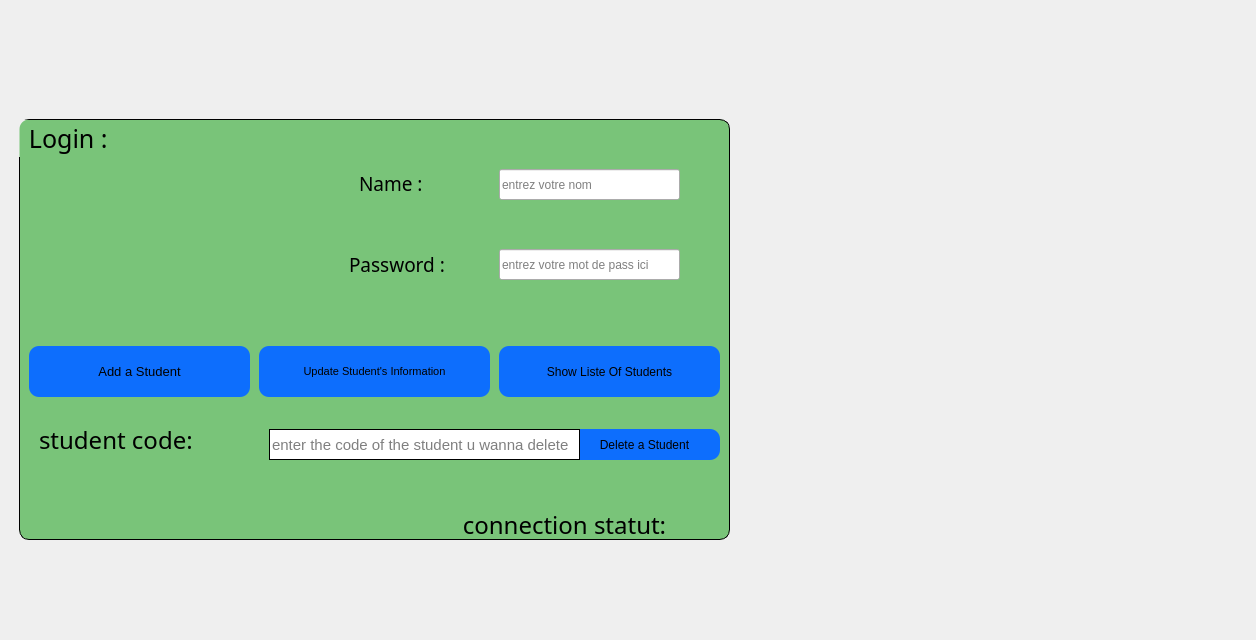
<?xml version="1.0" encoding="UTF-8"?>
<ui version="4.0">
 <class>studentIndex</class>
 <widget class="QMainWindow" name="studentIndex">
  <property name="geometry">
   <rect>
    <x>0</x>
    <y>0</y>
    <width>1256</width>
    <height>640</height>
   </rect>
  </property>
  <property name="windowTitle">
   <string>studentIndex</string>
  </property>
  <property name="windowIcon">
   <iconset resource="logo.qrc">
    <normaloff>:/new/prefix1/images/Academic-Hat.png</normaloff>:/new/prefix1/images/Academic-Hat.png</iconset>
  </property>
  <widget class="QWidget" name="centralWidget">
   <widget class="QWidget" name="widget" native="true">
    <property name="geometry">
     <rect>
      <x>-1</x>
      <y>-1</y>
      <width>1261</width>
      <height>641</height>
     </rect>
    </property>
    <property name="styleSheet">
     <string notr="true">#widget{
border-image:url(:/image/mainindex.png)
}</string>
    </property>
    <widget class="QGroupBox" name="groupBox">
     <property name="geometry">
      <rect>
       <x>20</x>
       <y>120</y>
       <width>711</width>
       <height>421</height>
      </rect>
     </property>
     <property name="font">
      <font>
       <family>Old English Text MT</family>
       <pointsize>-1</pointsize>
      </font>
     </property>
     <property name="styleSheet">
      <string notr="true">#groupBox{
font-size : 25px;
background-color:rgba(0, 152, 0, 0.496);
border: 1px solid black;
border-radius: 10%;
}</string>
     </property>
     <property name="title">
      <string> Login :</string>
     </property>
     <widget class="QPushButton" name="pushButton">
      <property name="geometry">
       <rect>
        <x>10</x>
        <y>227</y>
        <width>221</width>
        <height>51</height>
       </rect>
      </property>
      <property name="font">
       <font>
        <pointsize>10</pointsize>
       </font>
      </property>
      <property name="styleSheet">
       <string notr="true">#pushButton{
background-color:#0d6efd;
border-radius: 10%;
}
#pushButton:hover{
background-color:#6610f2;

}</string>
      </property>
      <property name="text">
       <string>Add a Student</string>
      </property>
      <property name="icon">
       <iconset resource="logo.qrc">
        <normaloff>:/new/prefix1/images/plus.png</normaloff>:/new/prefix1/images/plus.png</iconset>
      </property>
      <property name="iconSize">
       <size>
        <width>40</width>
        <height>40</height>
       </size>
      </property>
     </widget>
     <widget class="QLabel" name="q">
      <property name="geometry">
       <rect>
        <x>500</x>
        <y>470</y>
        <width>161</width>
        <height>21</height>
       </rect>
      </property>
      <property name="text">
       <string>statut</string>
      </property>
      <property name="textFormat">
       <enum>Qt::PlainText</enum>
      </property>
      <property name="alignment">
       <set>Qt::AlignCenter</set>
      </property>
     </widget>
     <widget class="QPushButton" name="pushButton_2">
      <property name="geometry">
       <rect>
        <x>480</x>
        <y>227</y>
        <width>221</width>
        <height>51</height>
       </rect>
      </property>
      <property name="styleSheet">
       <string notr="true">#pushButton_2{
background-color:#0d6efd;
border-radius: 10%;
}
#pushButton_2:hover{
background-color:#6610f2;
cursor: pointer;

}</string>
      </property>
      <property name="text">
       <string>Show Liste Of Students</string>
      </property>
      <property name="icon">
       <iconset resource="logo.qrc">
        <normaloff>:/new/prefix1/images/liste.png</normaloff>:/new/prefix1/images/liste.png</iconset>
      </property>
      <property name="iconSize">
       <size>
        <width>40</width>
        <height>40</height>
       </size>
      </property>
     </widget>
     <widget class="QLabel" name="label">
      <property name="geometry">
       <rect>
        <x>390</x>
        <y>390</y>
        <width>311</width>
        <height>31</height>
       </rect>
      </property>
      <property name="font">
       <font>
        <family>Niagara Engraved</family>
        <pointsize>18</pointsize>
       </font>
      </property>
      <property name="text">
       <string>connection statut:</string>
      </property>
      <property name="alignment">
       <set>Qt::AlignCenter</set>
      </property>
     </widget>
     <widget class="QPushButton" name="pushButton_3">
      <property name="geometry">
       <rect>
        <x>240</x>
        <y>227</y>
        <width>231</width>
        <height>51</height>
       </rect>
      </property>
      <property name="font">
       <font>
        <pointsize>8</pointsize>
       </font>
      </property>
      <property name="styleSheet">
       <string notr="true">#pushButton_3{
background-color:#0d6efd;
border-radius: 10%;
}
#pushButton_3:hover{
background-color:#6610f2;

}</string>
      </property>
      <property name="text">
       <string>Update Student's Information</string>
      </property>
      <property name="icon">
       <iconset resource="logo.qrc">
        <normaloff>:/new/prefix1/images/edit.png</normaloff>:/new/prefix1/images/edit.png</iconset>
      </property>
      <property name="iconSize">
       <size>
        <width>40</width>
        <height>40</height>
       </size>
      </property>
     </widget>
     <widget class="QPushButton" name="pushButton_4">
      <property name="geometry">
       <rect>
        <x>550</x>
        <y>310</y>
        <width>151</width>
        <height>31</height>
       </rect>
      </property>
      <property name="styleSheet">
       <string notr="true">#pushButton_4{
background-color:#0d6efd;
border-radius: 10%;
}
#pushButton_4:hover{
background-color:#6610f2;

}</string>
      </property>
      <property name="text">
       <string>Delete a Student</string>
      </property>
      <property name="icon">
       <iconset resource="logo.qrc">
        <normaloff>:/new/prefix1/images/2891148.png</normaloff>:/new/prefix1/images/2891148.png</iconset>
      </property>
      <property name="iconSize">
       <size>
        <width>30</width>
        <height>25</height>
       </size>
      </property>
     </widget>
     <widget class="QLabel" name="label_4">
      <property name="geometry">
       <rect>
        <x>20</x>
        <y>300</y>
        <width>211</width>
        <height>41</height>
       </rect>
      </property>
      <property name="font">
       <font>
        <family>MV Boli</family>
        <pointsize>18</pointsize>
       </font>
      </property>
      <property name="text">
       <string>student code:</string>
      </property>
     </widget>
     <widget class="QLineEdit" name="lineEdit">
      <property name="geometry">
       <rect>
        <x>250</x>
        <y>310</y>
        <width>311</width>
        <height>31</height>
       </rect>
      </property>
      <property name="styleSheet">
       <string notr="true">#lineEdit{
font-size: 15px;
border: 1px solid black;

}</string>
      </property>
      <property name="placeholderText">
       <string>enter the code of the student u wanna delete</string>
      </property>
     </widget>
     <widget class="QLabel" name="label_5">
      <property name="geometry">
       <rect>
        <x>10</x>
        <y>340</y>
        <width>311</width>
        <height>31</height>
       </rect>
      </property>
      <property name="font">
       <font>
        <family>OCR A Extended</family>
        <pointsize>8</pointsize>
       </font>
      </property>
      <property name="styleSheet">
       <string notr="true">#label_5{
color:red;
}</string>
      </property>
      <property name="text">
       <string/>
      </property>
      <property name="alignment">
       <set>Qt::AlignLeading|Qt::AlignLeft|Qt::AlignVCenter</set>
      </property>
     </widget>
     <widget class="QLineEdit" name="nameinput">
      <property name="geometry">
       <rect>
        <x>480</x>
        <y>50</y>
        <width>181</width>
        <height>31</height>
       </rect>
      </property>
      <property name="text">
       <string/>
      </property>
      <property name="placeholderText">
       <string>entrez votre nom</string>
      </property>
     </widget>
     <widget class="QLabel" name="label_2">
      <property name="geometry">
       <rect>
        <x>340</x>
        <y>50</y>
        <width>123</width>
        <height>29</height>
       </rect>
      </property>
      <property name="font">
       <font>
        <family>MV Boli</family>
        <pointsize>14</pointsize>
       </font>
      </property>
      <property name="text">
       <string>Name :    </string>
      </property>
     </widget>
     <widget class="QLabel" name="label_3">
      <property name="geometry">
       <rect>
        <x>330</x>
        <y>120</y>
        <width>151</width>
        <height>51</height>
       </rect>
      </property>
      <property name="font">
       <font>
        <family>MV Boli</family>
        <pointsize>14</pointsize>
       </font>
      </property>
      <property name="text">
       <string>Password :</string>
      </property>
     </widget>
     <widget class="QLineEdit" name="passwordinput">
      <property name="geometry">
       <rect>
        <x>480</x>
        <y>130</y>
        <width>181</width>
        <height>31</height>
       </rect>
      </property>
      <property name="placeholderText">
       <string>entrez votre mot de pass ici</string>
      </property>
     </widget>
     <widget class="QWidget" name="widget_2" native="true">
      <property name="geometry">
       <rect>
        <x>50</x>
        <y>30</y>
        <width>231</width>
        <height>191</height>
       </rect>
      </property>
      <property name="styleSheet">
       <string notr="true">#widget_2{
border-image:url(:/image/images/etud.png)
}</string>
      </property>
     </widget>
    </widget>
   </widget>
  </widget>
 </widget>
 <layoutdefault spacing="6" margin="11"/>
 <resources>
  <include location="logo.qrc"/>
  <include location="logo.qrc"/>
  <include location="logo.qrc"/>
 </resources>
 <connections/>
</ui>
